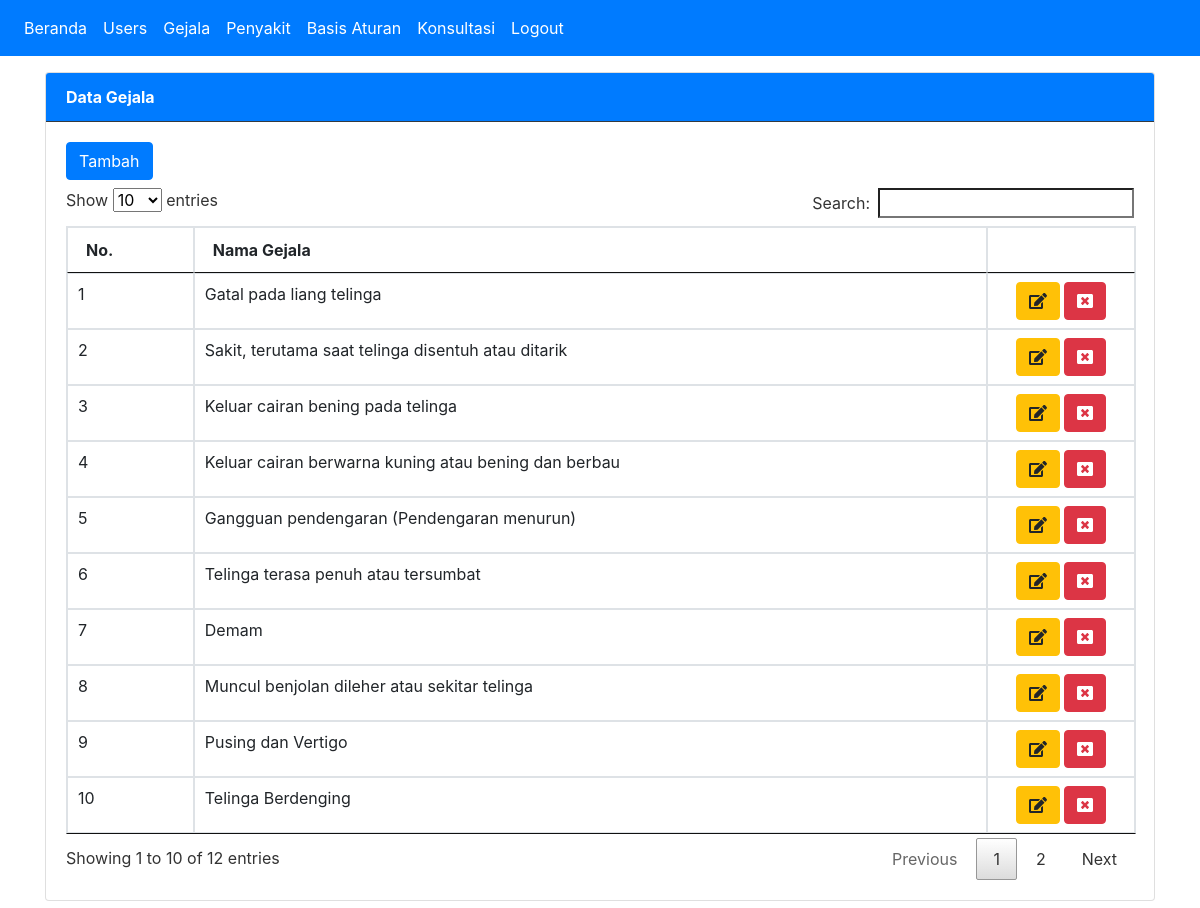
Screenshot of /index.php?page=gejala (signed in) with the database file from the repository.
### tables this page shows
CREATE TABLE `gejala` (
  `id_gejala` int(11) NOT NULL,
  `nama_gejala` varchar(200) NOT NULL
);

### tampil_gejala.php (the view, shortened to what this page needs)
<div class="card">
  <div class="card-header bg-primary text-white border-dark"><strong>Data Gejala</strong></div>
  <div class="card-body">
    <a class="btn btn-primary mb-2" href="?page=gejala&action=tambah">Tambah</a>
    <table class="table table-bordered" id="myTable">
    <thead>
      <tr>
        <th width="80px">No.</th>
        <th width="700px">Nama Gejala</th>
        <th width="100px"></th>
      </tr>
    </thead>
    <tbody>
    <?php
        $no=1;
        $sql = "SELECT*FROM gejala ORDER BY id_gejala ASC";
        $result = $conn->query($sql);
        while($row = $result->fetch_assoc()) {
     ?>
        <tr>
            <td><?php echo $no++; ?></td>
            <td><?php echo $row['nama_gejala']; ?></td>
            <td align="center">
                <a class="btn btn-warning" href="?page=gejala&action=update&id=<?php echo $row['id_gejala']; ?>">
                    <i class="fas fa-edit"></i>
                </a>
                <a onclick="return confirm('Yakin menghapus data ini ?')" class="btn btn-danger" href="?page=gejala&action=hapus&id=<?php echo $row['id_gejala']; ?>">
                    <i class="fas fa-window-close"></i>
                </a>
            </td>
       </tr>
    <?php
        }
    ?>
    </tbody>
</table>
</div>
</div>

### assets/css/all.css (style rules this page uses)
.fa-edit:before { content:"\f044" }
.fa-window-close:before { content:"\f410" }

### rows the page displays
gejala: nama_gejala "Gatal pada liang telinga"
gejala: nama_gejala "Sakit, terutama saat telinga disentuh atau ditarik"
gejala: nama_gejala "Keluar cairan bening pada telinga"
gejala: nama_gejala "Keluar cairan berwarna kuning atau bening dan berbau"
gejala: nama_gejala "Gangguan pendengaran (Pendengaran menurun)"
gejala: nama_gejala "Telinga terasa penuh atau tersumbat"
gejala: nama_gejala "Demam"
gejala: nama_gejala "Muncul benjolan dileher atau sekitar telinga"
gejala: nama_gejala "Pusing dan Vertigo"
gejala: nama_gejala "Telinga Berdenging"
